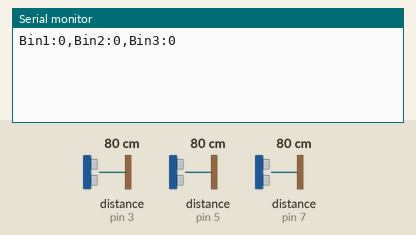
Simulated run of this sketch. Board: Arduino Uno, built with avr-gcc and run on an emulated ATmega328P. On the bench: the last lines printed to the serial monitor. Wiring (inferred from the names in the program): 3 × ultrasonic range finder: trigger pin 2, echo pin 3 / trigger pin 4, echo pin 5 / trigger pin 6, echo pin 7. The inputs (shaded band) are chosen by the test bench; at power-on: distance to the obstacle (sensors on pin 3, pin 5, pin 7) 80 cm. The echo pulse lasts 58.3 µs per cm.

Above: at 2.2 s.
2.3 s: distance to the obstacle (sensor on pin 3) set to 2 cm
At 3.7 s:
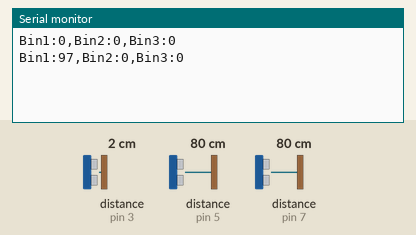
3.8 s: distance to the obstacle (sensor on pin 5) set to 2 cm
5.3 s: distance to the obstacle (sensor on pin 7) set to 2 cm
At 6.5 s:
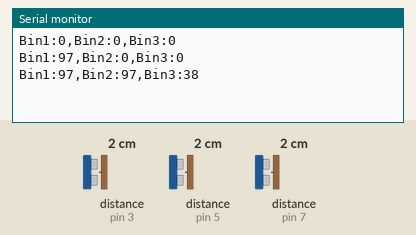
6.8 s: distance to the obstacle (sensor on pin 3) set to 4 cm
At 8.0 s:
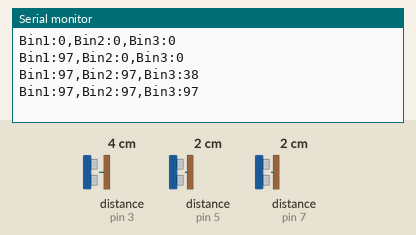
8.3 s: distance to the obstacle (sensor on pin 5) set to 4 cm
At 9.6 s:
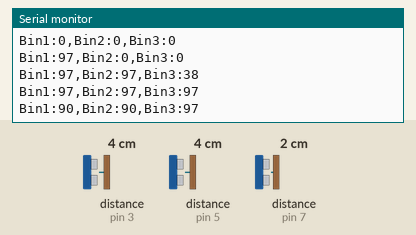
9.8 s: distance to the obstacle (sensor on pin 7) set to 4 cm
At 11.5 s:
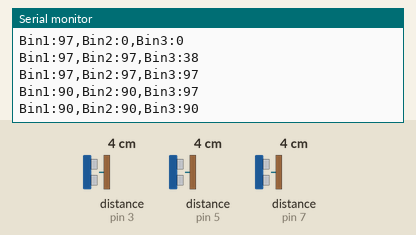
Timing chart, 0 to 12.3 s (numbered marks = the images above; inputs shaded):
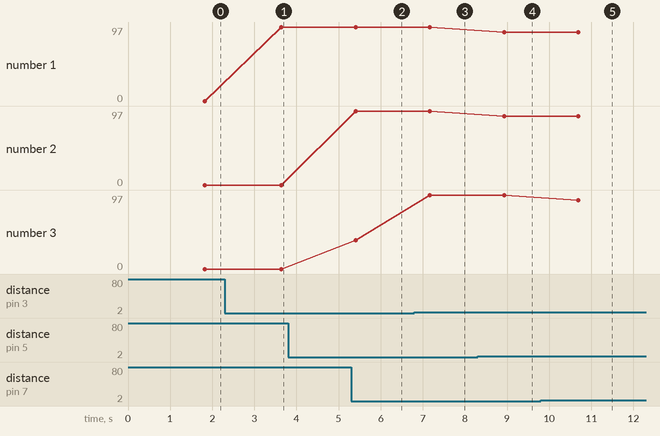

The sketch:

ultra.ino
```cpp
// Define pins for ultrasonic sensors
// Sensor 1
const int TRIG_PIN1 = 2;
const int ECHO_PIN1 = 3;
// Sensor 2
const int TRIG_PIN2 = 4;
const int ECHO_PIN2 = 5;
// Sensor 3
const int TRIG_PIN3 = 6;
const int ECHO_PIN3 = 7;

// Constants for bin depth and calculations
const int BIN_DEPTH = 30; // Depth of bins in centimeters
const int MEASUREMENTS = 5; // Number of measurements to average
const int MEASURE_INTERVAL = 1000; // Interval between readings in milliseconds

// Function declarations
int measureDistance(int trigPin, int echoPin);
int calculateFillLevel(int distance);
int getAveragedMeasurement(int trigPin, int echoPin);

void setup() {
  // Initialize Serial communication
  Serial.begin(9600);

  // Configure ultrasonic sensor pins
  pinMode(TRIG_PIN1, OUTPUT);
  pinMode(ECHO_PIN1, INPUT);
  pinMode(TRIG_PIN2, OUTPUT);
  pinMode(ECHO_PIN2, INPUT);
  pinMode(TRIG_PIN3, OUTPUT);
  pinMode(ECHO_PIN3, INPUT);

  // Ensure trigger pins start LOW
  digitalWrite(TRIG_PIN1, LOW);
  digitalWrite(TRIG_PIN2, LOW);
  digitalWrite(TRIG_PIN3, LOW);

  // Allow sensors to settle
  delay(1000);
}

void loop() {
  // Get averaged measurements for each bin
  int level1 = getAveragedMeasurement(TRIG_PIN1, ECHO_PIN1);
  int level2 = getAveragedMeasurement(TRIG_PIN2, ECHO_PIN2);
  int level3 = getAveragedMeasurement(TRIG_PIN3, ECHO_PIN3);

  // Send data in the format expected by the web interface
  Serial.print("Bin1:");
  Serial.print(level1);
  Serial.print(",Bin2:");
  Serial.print(level2);
  Serial.print(",Bin3:");
  Serial.print(level3);
  Serial.println(); // Add newline

  // Wait before next reading
  delay(MEASURE_INTERVAL);
}

// Function to get averaged measurements
int getAveragedMeasurement(int trigPin, int echoPin) {
  long sum = 0;

  // Take multiple measurements
  for(int i = 0; i < MEASUREMENTS; i++) {
    int distance = measureDistance(trigPin, echoPin);
    int fillLevel = calculateFillLevel(distance);
    sum += fillLevel;
    delay(50); // Short delay between measurements
  }

  // Return averaged result
  return sum / MEASUREMENTS;
}

// Function to measure distance using ultrasonic sensor
int measureDistance(int trigPin, int echoPin) {
  // Clear trigger pin
  digitalWrite(trigPin, LOW);
  delayMicroseconds(2);

  // Send 10μs pulse to trigger
  digitalWrite(trigPin, HIGH);
  delayMicroseconds(10);
  digitalWrite(trigPin, LOW);

  // Measure the response
  long duration = pulseIn(echoPin, HIGH);

  // Calculate distance in centimeters
  // Speed of sound = 343m/s = 34300cm/s
  // Distance = (Time × Speed) ÷ 2
  // Distance = (duration × 0.0343) ÷ 2
  int distance = duration * 0.0343 / 2;

  return distance;
}

// Function to convert distance to fill level percentage
int calculateFillLevel(int distance) {
  // Ensure distance is within valid range
  if(distance > BIN_DEPTH) distance = BIN_DEPTH;
  if(distance < 0) distance = 0;

  // Convert to percentage
  // Empty bin (maximum distance) = 0%
  // Full bin (minimum distance) = 100%
  int fillLevel = 100 - ((distance * 100) / BIN_DEPTH);

  // Constrain result to 0-100 range
  if(fillLevel < 0) fillLevel = 0;
  if(fillLevel > 100) fillLevel = 100;

  return fillLevel;
}
```

Measured:
- after the input at 2.3 s, the serial monitor: prints a new line after 1.3 s (image 1)
- after the input at 5.3 s, the serial monitor: prints a new line after 0.11 s (image 2)
- after the input at 8.3 s, the serial monitor: prints a new line after 0.63 s (image 4)
- after the input at 9.8 s, the serial monitor: prints a new line after 0.89 s (image 5)
- plotted number 1: 0 → 97 after the input at 2.3 s
- plotted number 3: 0 → 38 after the input at 5.3 s
